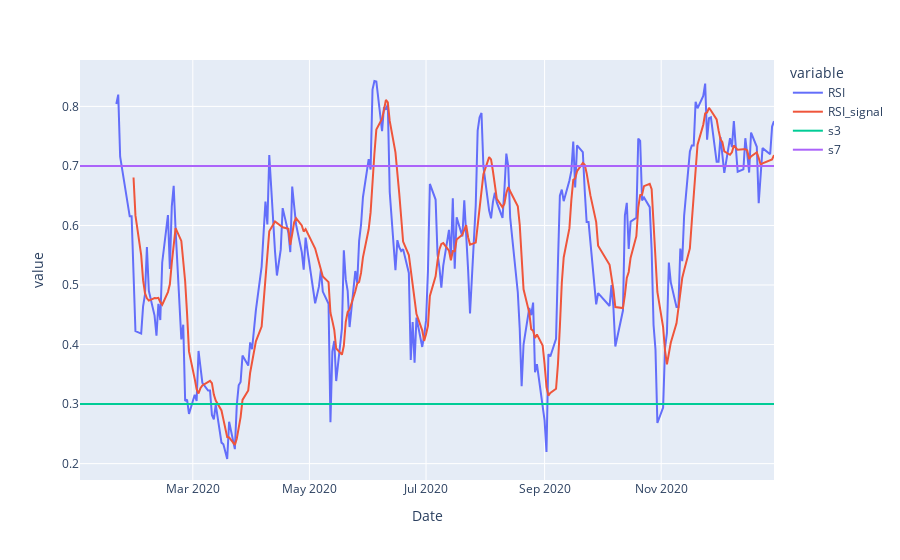

This figure's notebook cell:
### Code cell
# plotly.express 를 통해 시각화 합니다.
px.line(df[['RSI','RSI_signal', 's3', 's7']])

### Figure 1 — Plotly figure (JSON) as saved in the notebook; plotly's stock layout.template omitted (floating-point values rounded to 4 significant figures; data arrays with more than 128 entries replaced by an {"elided": "..."} marker saying what was removed)
{"data": [{"hovertemplate": "variable=RSI<br>Date=%{x}<br>value=%{y}<extra></extra>", "legendgroup": "RSI", "line": {"color": "#636efa", "dash": "solid"}, "marker": {"symbol": "circle"}, "mode": "lines", "name": "RSI", "orientation": "v", "showlegend": true, "type": "scatter", "x": {"elided": "248 str values"}, "xaxis": "x", "y": {"elided": "248 float values"}, "yaxis": "y"}, {"hovertemplate": "variable=RSI_signal<br>Date=%{x}<br>value=%{y}<extra></extra>", "legendgroup": "RSI_signal", "line": {"color": "#EF553B", "dash": "solid"}, "marker": {"symbol": "circle"}, "mode": "lines", "name": "RSI_signal", "orientation": "v", "showlegend": true, "type": "scatter", "x": {"elided": "248 str values"}, "xaxis": "x", "y": {"elided": "248 float values"}, "yaxis": "y"}, {"hovertemplate": "variable=s3<br>Date=%{x}<br>value=%{y}<extra></extra>", "legendgroup": "s3", "line": {"color": "#00cc96", "dash": "solid"}, "marker": {"symbol": "circle"}, "mode": "lines", "name": "s3", "orientation": "v", "showlegend": true, "type": "scatter", "x": {"elided": "248 str values"}, "xaxis": "x", "y": {"elided": "248 float values"}, "yaxis": "y"}, {"hovertemplate": "variable=s7<br>Date=%{x}<br>value=%{y}<extra></extra>", "legendgroup": "s7", "line": {"color": "#ab63fa", "dash": "solid"}, "marker": {"symbol": "circle"}, "mode": "lines", "name": "s7", "orientation": "v", "showlegend": true, "type": "scatter", "x": {"elided": "248 str values"}, "xaxis": "x", "y": {"elided": "248 float values"}, "yaxis": "y"}], "layout": {"legend": {"title": {"text": "variable"}, "tracegroupgap": 0}, "margin": {"t": 60}, "xaxis": {"anchor": "y", "domain": [0, 1], "title": {"text": "Date"}}, "yaxis": {"anchor": "x", "domain": [0, 1], "title": {"text": "value"}}}}
